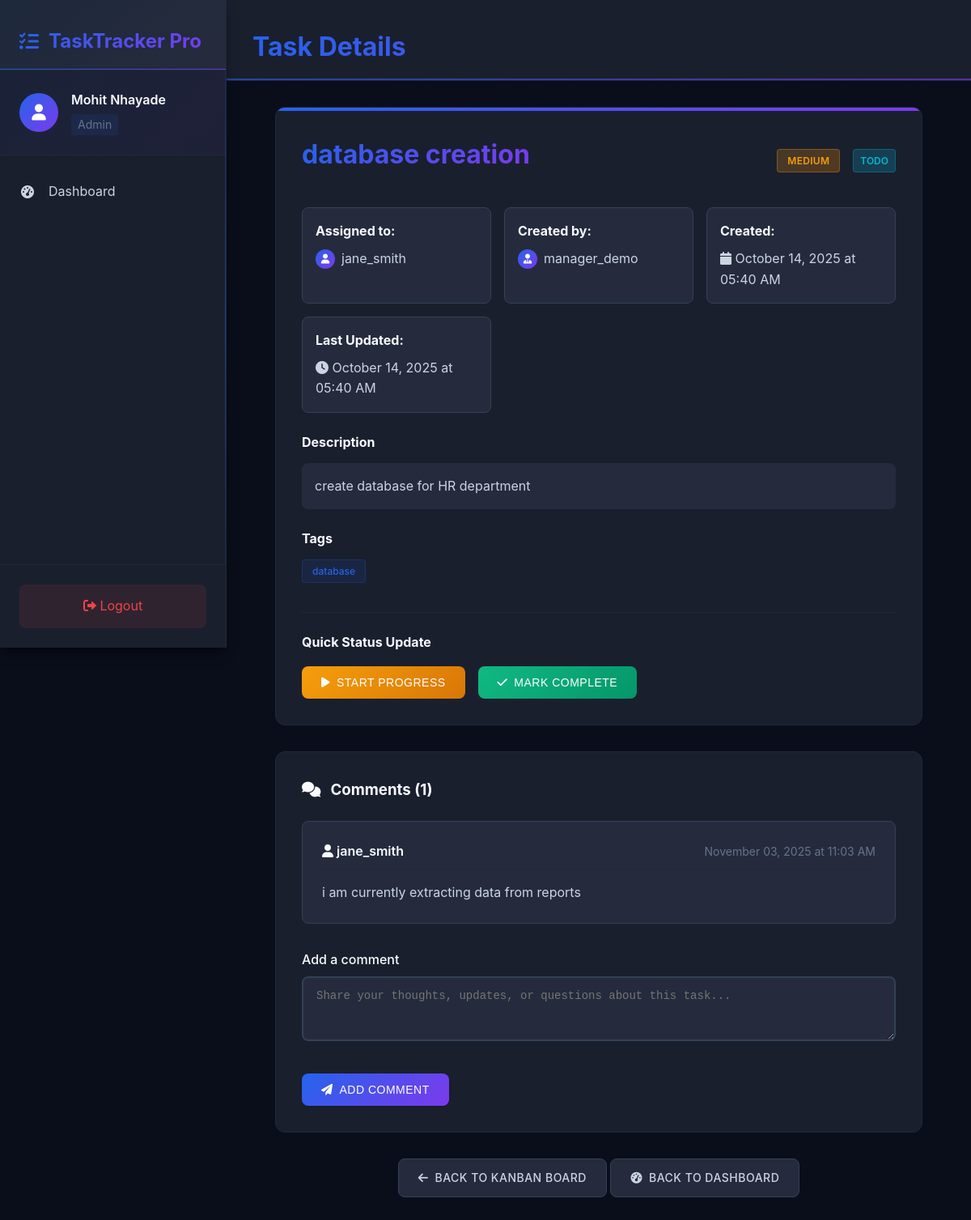
The app's page /tasks/detail/12 (signed in) with its own data.
### models.py (models this page shows, shortened)
class User(db.Model):
    __tablename__ = 'users'
    id = db.Column(db.Integer, primary_key=True)
    username = db.Column(db.String(80), unique=True, nullable=False)
    email = db.Column(db.String(120), unique=True, nullable=False)
    password_hash = db.Column(db.String(255), nullable=False)
    role = db.Column(db.String(50), nullable=False, default='employee')  # admin, manager, employee
    is_active = db.Column(db.Boolean, default=True)
    is_approved = db.Column(db.Boolean, default=False)  # For manager approval
    is_leader = db.Column(db.Boolean, default=False)  # Employee can be promoted to leader
    leader_capacity = db.Column(db.Integer, default=None)  # Max direct reports for leaders
    manager_id = db.Column(db.Integer, db.ForeignKey('users.id'), nullable=True)
    leader_id = db.Column(db.Integer, db.ForeignKey('users.id'), nullable=True)
    direct_reports = db.relationship('User', backref=db.backref('manager', remote_side=[id]), lazy=True, foreign_keys=[manager_id])
    led_employees = db.relationship('User', backref=db.backref('leader', remote_side=[id]), lazy=True, foreign_keys=[leader_id])
    created_tasks = db.relationship('Task', backref='created_by_user', lazy=True, foreign_keys='Task.created_by_id')
    assigned_tasks = db.relationship('Task', backref='assigned_to_user', lazy=True, foreign_keys='Task.assigned_to_id')
    comments = db.relationship('Comment', backref='author_user', lazy=True)
    created_at = db.Column(db.DateTime, default=datetime.utcnow)
    updated_at = db.Column(db.DateTime, default=datetime.utcnow, onupdate=datetime.utcnow)

class Task(db.Model):
    __tablename__ = 'tasks'
    id = db.Column(db.Integer, primary_key=True)
    title = db.Column(db.String(200), nullable=False)
    description = db.Column(db.Text)
    priority = db.Column(db.String(20), default='Medium')  # Low, Medium, High
    status = db.Column(db.String(20), default='todo')  # todo, in_progress, done
    tags = db.Column(db.Text)  # Comma-separated tags
    deadline = db.Column(db.DateTime, nullable=True)
    completed_at = db.Column(db.DateTime, nullable=True)
    assigned_to_id = db.Column(db.Integer, db.ForeignKey('users.id'), nullable=False)
    created_by_id = db.Column(db.Integer, db.ForeignKey('users.id'), nullable=False)
    comments = db.relationship('Comment', backref='task', lazy=True, cascade='all, delete-orphan')
    created_at = db.Column(db.DateTime, default=datetime.utcnow)
    updated_at = db.Column(db.DateTime, default=datetime.utcnow, onupdate=datetime.utcnow)
    def get_assigned_to(self):
        try:
            return User.query.get(self.assigned_to_id)
        except Exception as e:
            print(f"Error getting assigned user: {e}")
            return None
    def get_created_by(self):
        try:
            return User.query.get(self.created_by_id)
        except Exception as e:
            print(f"Error getting creator user: {e}")
            return None
    def get_tags_list(self):
        try:
            if self.tags:
                return [tag.strip() for tag in self.tags.split(',') if tag.strip()]
            return []
        except Exception as e:
            print(f"Error parsing tags: {e}")
            return []

class Comment(db.Model):
    __tablename__ = 'comments'
    id = db.Column(db.Integer, primary_key=True)
    text = db.Column(db.Text, nullable=False)
    task_id = db.Column(db.Integer, db.ForeignKey('tasks.id'), nullable=False)
    author_id = db.Column(db.Integer, db.ForeignKey('users.id'), nullable=False)
    created_at = db.Column(db.DateTime, default=datetime.utcnow)
    updated_at = db.Column(db.DateTime, default=datetime.utcnow, onupdate=datetime.utcnow)
    def get_author(self):
        try:
            return User.query.get(self.author_id)
        except Exception as e:
            print(f"Error getting comment author: {e}")
            return None

### routes/tasks.py (the view)
@task_bp.route('/detail/<int:task_id>')
@login_required
def task_detail(task_id):
    try:
        current_user = User.query.get(session['user_id'])
        task = Task.query.get_or_404(task_id)
        assigned_to = task.get_assigned_to()
        can_view = (
            current_user.role == 'admin' or
            task.created_by_id == current_user.id or
            task.assigned_to_id == current_user.id or
            (current_user.role == 'manager' and assigned_to and assigned_to.manager_id == current_user.id) or
            (current_user.is_leader and assigned_to and assigned_to.leader_id == current_user.id)
        )
        if not can_view:
            flash('You do not have permission to view this task.', 'error')
            return redirect(url_for('home'))
        comments = Comment.query.filter_by(task_id=task_id).order_by(Comment.created_at.desc()).all()
        can_update = (
            current_user.role == 'admin' or
            task.created_by_id == current_user.id or
            task.assigned_to_id == current_user.id or
            (current_user.role == 'manager' and assigned_to and current_user.can_assign_task_to(assigned_to)) or
            (current_user.is_leader and assigned_to and assigned_to.leader_id == current_user.id)
        )
        return render_template('tasks/detail.html',
                             task=task,
                             comments=comments,
                             current_user=current_user,
                             can_update=can_update,
                             assigned_to=assigned_to,
                             created_by=task.get_created_by())
    except Exception as e:
        print(f"Task detail error: {e}")
        flash('Error loading task details.', 'error')
        return redirect(url_for('home'))

### app.py (called while the page is built)
@app.context_processor
def inject_user():
    if 'user_id' in session:
        user = User.query.get(session['user_id'])
        return dict(current_user=user, User=User)
    return dict(current_user=None, User=User)

### routes/auth.py (called while the page is built)
def login_required(f):
    @wraps(f)
    def decorated_function(*args, **kwargs):
        if 'user_id' not in session:
            flash('Please login to access this page.', 'warning')
            return redirect(url_for('auth.login'))
        return f(*args, **kwargs)
    return decorated_function

### templates/tasks/detail.html (shortened to what this page needs)
{% extends "base.html" %}
{% block page_title %}Task Details{% endblock %}
{% block content %}
<div class="task-detail-container">
    <div class="task-detail-header">
        <div style="display: flex; align-items: center; justify-content: space-between; margin-bottom: 1.5rem;">
            <h1 class="task-detail-title">{{ task.title }}</h1>
            <div style="display: flex; gap: 1rem; align-items: center;">
                <span class="task-priority {{ task.priority.lower() }}">{{ task.priority }}</span>
                <span class="status-badge status-{{ task.status }}">{{ task.status.replace('_', ' ')|title }}</span>
            </div>
        </div>
        <div class="task-detail-meta">
            <div class="meta-item">
                <strong style="color: var(--text-primary);">Assigned to:</strong>
                <div style="color: var(--text-secondary); margin-top: 0.5rem; display: flex; align-items: center; gap: 0.5rem;">
                    <div class="user-avatar" style="width: 24px; height: 24px; font-size: 0.75rem;">
                        <i class="fas fa-user"></i>
                    </div>
                    {{ assigned_to.username if assigned_to else 'Unknown' }}
                </div>
            </div>
            <div class="meta-item">
                <strong style="color: var(--text-primary);">Created by:</strong>
                <div style="color: var(--text-secondary); margin-top: 0.5rem; display: flex; align-items: center; gap: 0.5rem;">
                    <div class="user-avatar" style="width: 24px; height: 24px; font-size: 0.75rem;">
                        <i class="fas fa-user-tie"></i>
                    </div>
                    {{ created_by.username if created_by else 'Unknown' }}
                </div>
            </div>
            <div class="meta-item">
                <strong style="color: var(--text-primary);">Created:</strong>
                <div style="color: var(--text-secondary); margin-top: 0.5rem;">
                    <i class="fas fa-calendar"></i>
                    {{ task.created_at.strftime('%B %d, %Y at %I:%M %p') }}
                </div>
            </div>
            <div class="meta-item">
                <strong style="color: var(--text-primary);">Last Updated:</strong>
                <div style="color: var(--text-secondary); margin-top: 0.5rem;">
                    <i class="fas fa-clock"></i>
                    {{ task.updated_at.strftime('%B %d, %Y at %I:%M %p') }}
                </div>
            </div>
        </div>
        {% if task.description %}
        <div style="margin-top: 1.5rem;">
            <h4 style="color: var(--text-primary); margin-bottom: 0.75rem;">Description</h4>
            <p style="color: var(--text-secondary); line-height: 1.6; background: var(--tertiary-bg); padding: 1rem; border-radius: var(--radius-md);">{{ task.description }}</p>
        </div>
        {% endif %}
        {% if task.tags %}
        <div style="margin-top: 1.5rem;">
            <h4 style="color: var(--text-primary); margin-bottom: 0.75rem;">Tags</h4>
            <div>
                {% for tag in task.get_tags_list() %}
                <span class="tag">{{ tag }}</span>
                {% endfor %}
            </div>
        </div>
        {% endif %}
        {% if can_update %}
        <div style="margin-top: 2rem; padding-top: 1.5rem; border-top: 1px solid var(--border-dark);">
            <h4 style="color: var(--text-primary); margin-bottom: 1rem;">Quick Status Update</h4>
            <div style="display: flex; gap: 1rem; flex-wrap: wrap;">
                {% if task.status != 'in_progress' %}
                <form method="POST" action="{{ url_for('tasks.update_task_status', task_id=task.id) }}" style="display: inline;">
                    <button type="submit" class="btn btn-warning">
                        <i class="fas fa-play"></i> Start Progress
                    </button>
                </form>
                {% endif %}
                {% if task.status != 'done' %}
                <form method="POST" action="{{ url_for('tasks.update_task_status', task_id=task.id) }}" style="display: inline;">
                    <button type="submit" class="btn btn-success">
                        <i class="fas fa-check"></i> Mark Complete
                    </button>
                </form>
                {% endif %}
            </div>
        </div>
        {% endif %}
    </div>
    <div class="comments-section">
        <h3 style="color: var(--text-primary); margin-bottom: 1.5rem; display: flex; align-items: center; gap: 0.75rem;">
            <i class="fas fa-comments"></i>
            Comments ({{ comments|length }})
        </h3>
        {% if comments %}
            {% for comment in comments %}
            <div class="comment">
                <div class="comment-header">
                    <span class="comment-author">
                        <i class="fas fa-user"></i>
                        {{ comment.get_author().username if comment.get_author() else 'Unknown' }}
                    </span>
                    <span class="comment-date">{{ comment.created_at.strftime('%B %d, %Y at %I:%M %p') }}</span>
                </div>
                <div class="comment-text">{{ comment.text }}</div>
            </div>
            {% endfor %}
        {% endif %}
        <form method="POST" action="{{ url_for('tasks.add_comment', task_id=task.id) }}" style="margin-top: 2rem;">
            <div class="form-group">
                <label for="comment">Add a comment</label>
                <textarea name="comment" id="comment" rows="3" required
                          placeholder="Share your thoughts, updates, or questions about this task..."
                          style="resize: vertical;"></textarea>
            </div>
            <div class="form-actions">
                <button type="submit" class="btn btn-primary">
                    <i class="fas fa-paper-plane"></i>
                    Add Comment
                </button>
            </div>
        </form>
    </div>
    <div style="text-align: center; margin-top: 2rem;">
        <a href="{{ url_for('manager.kanban') if current_user.role == 'manager' else url_for('employee.kanban') }}" class="btn btn-secondary">
            <i class="fas fa-arrow-left"></i>
            Back to Kanban Board
        </a>
        <a href="{{ url_for('manager.dashboard') if current_user.role == 'manager' else url_for('employee.dashboard') }}" class="btn btn-secondary">
            <i class="fas fa-tachometer-alt"></i>
            Back to Dashboard
        </a>
    </div>
</div>
{% endblock %}

### templates/base.html (shortened to what this page needs)
<!DOCTYPE html>
<html lang="en">
<head>
    <link rel="stylesheet" href="{{ url_for('static', filename='css/styles.css') }}">
    <link href="https://cdnjs.cloudflare.com/ajax/libs/font-awesome/6.0.0/css/all.min.css" rel="stylesheet">
</head>
<body>
    <div class="app-container">
        {% if session.get('user_id') %}
        <nav class="sidebar">
            <div class="sidebar-header">
                <h2 class="logo">
                    <i class="fas fa-tasks"></i>
                    TaskTracker Pro
                </h2>
            </div>
            <div class="user-info">
                <div class="user-avatar">
                    <i class="fas fa-user"></i>
                </div>
                <div class="user-details">
                    <span class="username">{{ session.get('username', 'User') }}</span>
                    <span class="user-role">{{ session.get('role', 'user')|title }}</span>
                </div>
            </div>
            <ul class="nav-menu">
                {% if session.get('role') == 'admin' %}
                <li><a href="{{ url_for('admin.dashboard') }}" class="nav-link">
                    <i class="fas fa-tachometer-alt"></i> Dashboard
                </a></li>
                {% endif %}
            </ul>
            <div class="sidebar-footer">
                <a href="{{ url_for('auth.logout') }}" class="logout-btn">
                    <span><i class="fas fa-sign-out-alt"></i> Logout</span>
                </a>
            </div>
        </nav>
        {% endif %}
        <main class="main-content {% if not session.get('user_id') %}no-sidebar{% endif %}">
            <div class="content-header">
                {% block header %}
                <h1>{% block page_title %}Task Tracker{% endblock %}</h1>
                {% endblock %}
            </div>
            <div class="content-body">
                {% block content %}{% endblock %}
            </div>
        </main>
    </div>
</body>
</html>

### records on screen
User: get "Mohit Nhayade", get "Admin"
Task: title "database creation", priority "MEDIUM", status.replace "TODO", created_at "October 14, 2025 at 05:40 AM", updated_at "October 14, 2025 at 05:40 AM", description "create database for HR department", tags "database"
User: username "jane_smith"
User: username "manager_demo"
Comment: get_author "jane_smith", created_at "November 03, 2025 at 11:03 AM", text "i am currently extracting data from reports"

### other values on screen
{{ comments|length }} "1"
